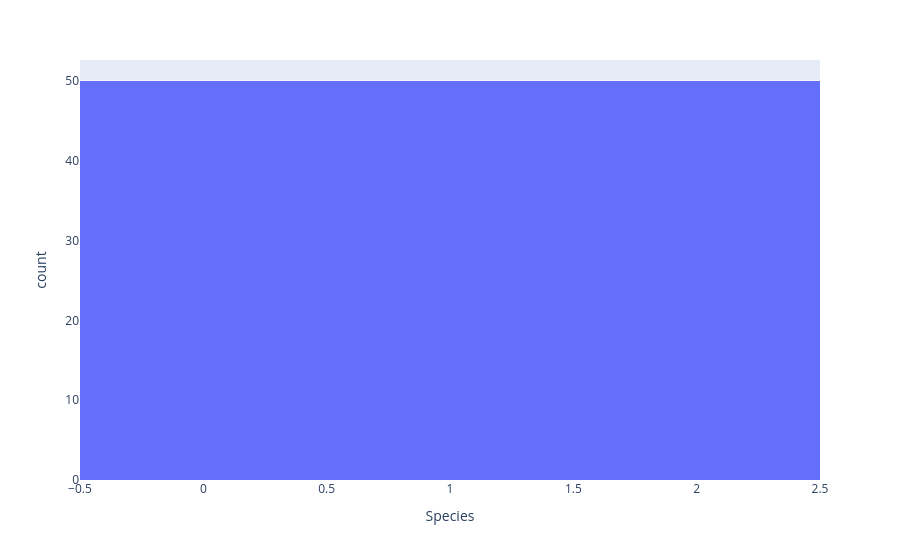

The cell this chart's notebook holds for it:
### Code cell
#Histogram
fig = px.histogram(df, x="Species")
fig.show()

### Figure 1 — Plotly figure (JSON) as saved in the notebook; plotly's stock layout.template omitted (floating-point values rounded to 4 significant figures; data arrays with more than 128 entries replaced by an {"elided": "..."} marker saying what was removed)
{"data": [{"bingroup": "x", "hovertemplate": "Species=%{x}<br>count=%{y}<extra></extra>", "legendgroup": "", "marker": {"color": "#636efa", "pattern": {"shape": ""}}, "name": "", "orientation": "v", "showlegend": false, "type": "histogram", "x": {"elided": "150 int values"}, "xaxis": "x", "yaxis": "y"}], "layout": {"barmode": "relative", "legend": {"tracegroupgap": 0}, "margin": {"t": 60}, "xaxis": {"anchor": "y", "domain": [0, 1], "title": {"text": "Species"}}, "yaxis": {"anchor": "x", "domain": [0, 1], "title": {"text": "count"}}}}
